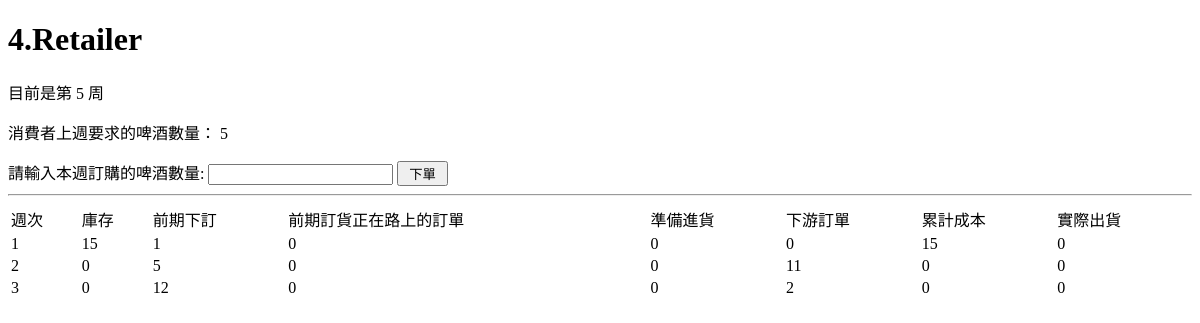
The app's page /retailer.php, older data.
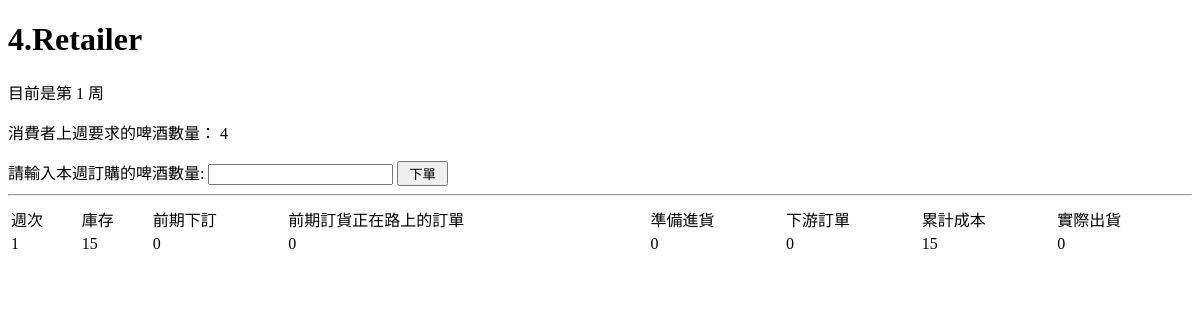
The same page, newer data.
### tables this page shows
CREATE TABLE `week_changed` (
  `no` int(11) NOT NULL,
  `tname` varchar(30) NOT NULL,
  `week` int(11) NOT NULL
);

CREATE TABLE `gamecycle` (
  `week` int(11) NOT NULL,
  `demand` int(11) NOT NULL
);

CREATE TABLE `test` (
  `id` int(11) NOT NULL,
  `tname` varchar(11) NOT NULL,
  `pid` int(11) NOT NULL,
  `week` int(11) NOT NULL,
  `stock` int(11) NOT NULL,
  `demand` int(11) NOT NULL,
  `ontheway` int(11) NOT NULL,
  `readyin` int(11) NOT NULL,
  `ordered` int(11) NOT NULL,
  `cost` int(11) NOT NULL,
  `actual_shipment` int(11) NOT NULL
);

### orderModel.php (called while the page is built, shortened)
<?php
require("dbconfig.php");
function countOrder($tname,$pid){
    global $db;
    $sql = "SELECT week FROM week_changed WHERE tname = $tname";
    $stmt = mysqli_prepare($db, $sql);
    mysqli_stmt_execute($stmt);
    $result = mysqli_stmt_get_result($stmt);
    $rs = mysqli_fetch_assoc($result);
    return $rs['week'];
}
function getOrderList($tname,$pid)
{
    global $db;
    $sql = "SELECT * FROM test WHERE pid=? AND tname =?";
    $stmt = mysqli_prepare($db, $sql);
    mysqli_stmt_bind_param($stmt, "ii", $pid, $tname);
    mysqli_stmt_execute($stmt);
    $result = mysqli_stmt_get_result($stmt);
    return $result;
}
?>

### playerModel.php (called while the page is built, shortened)
<?php
require("dbconfig.php");
function getCurrentDemand($pid,$currWeek)
{
    global $db;
    switch($pid){
        case '4':
            $sql = "SELECT demand FROM gamecycle WHERE week=$currWeek";
            $stmt = mysqli_prepare($db, $sql);
            mysqli_stmt_execute($stmt);
            $result = mysqli_stmt_get_result($stmt);
            break;
    }
    return $result;
}
?>

### retailer.php (the view, shortened to what this page needs)
<?php
require("dbconfig.php");
require("orderModel.php");
require("playerModel.php");
$pid=4;
?>
<!DOCTYPE html>
<html>
<head>
</head>
<body>
    <H1>4.Retailer</H1>
	<?php include("formTemplate.php"); ?>
	<hr>
    <table style="width: 100%">
	    <thead>
			<tr>
			<td>週次</td>
			<td>庫存</td>
		    <td>前期下訂</td>
		    <td>前期訂貨正在路上的訂單</td>
			<td>準備進貨</td>
			<td>下游訂單</td>
			<td>累計成本</td>
           <td>實際出貨</td>
	    	</tr>
		</thead>
		<tbody>
			<?php
				$result = getOrderList($tname,$pid);
				while (	$rs = mysqli_fetch_assoc($result)) {
					echo
					"<tr>",
					"<td>" , $rs['week'] , "</td>",
					"<td>" , $rs['stock'], "</td>",
					"<td>" , $rs['demand'], "</td>",
					"<td>" , $rs['ontheway'], "</td>",
					"<td>" , $rs['readyin'], "</td>",
					"<td>" , $rs['ordered'], "</td>",
					"<td>" , $rs['cost'], "</td>",
					"<td>" , $rs['actual_shipment'], "</td>",
					"</tr>";
				}
			?>
		</tbody>
    </table>
</body>
</html>

### formTemplate.php (shortened to what this page needs)
<form method="post" action="orderControl.php">
    <p>目前是第
    <?php
        $tname = 1;
        $currWeek = countOrder($tname,$pid);
        echo $currWeek;
    ?>
    周
    </p>
    <p>消費者上週要求的啤酒數量：
    <?php
        $result= getCurrentDemand($pid,$currWeek);
        if($rs=mysqli_fetch_assoc($result)){
            echo $rs['demand'];
        }
    ?>
    </p>
    請輸入本週訂購的啤酒數量:<?php ?>
    <input type ="text" name="order">
    <input type ="submit" value=" 下單 " />
</form>

Row changes from the older to the newer data that the page shows:
no longer on this page (row unchanged): gamecycle: demand "5"
removed test: week "2", stock "0", demand "5", ontheway "0", readyin "0", ordered "11", cost "0", actual_shipment "0"
removed test: week "3", stock "0", demand "12", ontheway "0", readyin "0", ordered "2", cost "0", actual_shipment "0"
changed week_changed: week "5" → "1"
now on this page (row unchanged): gamecycle: demand "4"
changed test: demand "1" → "0"
